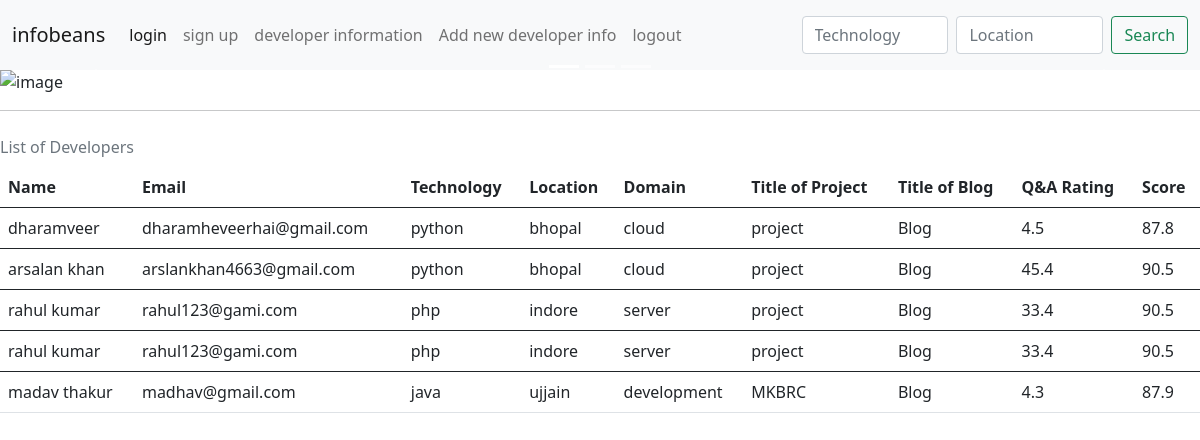
The app's page / (signed in) with its own data.
### home/models.py (models this page shows)
class Addinfo(models.Model):
    name = models.CharField(max_length=50)
    email = models.EmailField(max_length=254)
    tech = models.CharField(max_length=30)
    loc1 = models.CharField(max_length=50)
    domain = models.CharField(max_length=50)
    proj = models.CharField(max_length=50)
    blo1 = models.CharField(max_length=50)
    developer_rating = models.FloatField()
    score = models.FloatField()

### home/views.py (the view)
# urls.py: path("",views.index,name='home'),
def index(request):
     all_developers = Addinfo.objects.all()
     if request.user.is_anonymous:
          return redirect("/login")
     return render(request,"index.html",{'all_developers':all_developers})

### templates/index.html (shortened to what this page needs)
{% extends 'base.html' %}
{% block body %}
<div id="carouselExampleCaptions" class="carousel slide" data-bs-ride="carousel">
  <div class="carousel-indicators">
    <button type="button" data-bs-target="#carouselExampleCaptions" data-bs-slide-to="0" class="active" aria-current="true" aria-label="Slide 1"></button>
    <button type="button" data-bs-target="#carouselExampleCaptions" data-bs-slide-to="1" aria-label="Slide 2"></button>
    <button type="button" data-bs-target="#carouselExampleCaptions" data-bs-slide-to="2" aria-label="Slide 3"></button>
  </div>
  <div class="carousel-inner">
    <div class="carousel-item active">
      <img src="https://source.unsplash.com/WLUHO9A_xik/1600x600" class="d-block w-100" alt="image">
      <div class="carousel-caption d-none d-md-block">
      </div>
    </div>
  </div>
  <button class="carousel-control-prev" type="button" data-bs-target="#carouselExampleCaptions" data-bs-slide="prev">
    <span class="carousel-control-prev-icon" aria-hidden="true"></span>
  </button>
  <button class="carousel-control-next" type="button" data-bs-target="#carouselExampleCaptions" data-bs-slide="next">
    <span class="carousel-control-next-icon" aria-hidden="true"></span>
  </button>
</div>
<hr/>
<table class="table caption-top">
  <caption>List of Developers</caption>
  <thead>
    <tr>
      <th scope="col">Name</th>
      <th scope="col">Email</th>
      <th scope="col">Technology</th>
      <th scope="col">Location</th>
      <th scope="col">Domain</th>
      <th scope="col">Title of Project</th>
      <th scope="col">Title of Blog</th>
      <th scope="col">Q&A Rating</th>
      <th scope="col">Score</th>
    </tr>
  </thead>
{%for dev in all_developers%}
  <tbody>
<tr>
<td>{{dev.name}}</td>
<td>{{dev.email}}</td>
<td>{{dev.tech}}</td>
<td>{{dev.loc1}}</td>
<td>{{dev.domain}}</td>
<td>{{dev.proj}}</td>
<td>{{dev.blo1}}</td>
<td>{{dev.developer_rating}}</td>
<td>{{dev.score}}</td>
</tr>
</tbody>
{%endfor%}
</table>
{% endblock body %}

### templates/base.html (shortened to what this page needs)
<!DOCTYPE html>
<html lang="en">
  <head>
    <link
      href="https://cdn.jsdelivr.net/npm/bootstrap@5.0.0-beta3/dist/css/bootstrap.min.css"
      rel="stylesheet"
    />
  </head>
  <body>
    <nav class="navbar navbar-expand-lg navbar-light bg-light">
      <div class="container-fluid">
        <a class="navbar-brand" href="/">infobeans</a>
        <div class="collapse navbar-collapse" id="navbarSupportedContent">
          <ul class="navbar-nav me-auto mb-2 mb-lg-0">
            <li class="nav-item">
              <a class="nav-link active" aria-current="page" href="login"
                >login</a
              >
            </li>
            <li class="nav-item">
              <a class="nav-link" href="signup">sign up</a>
            </li>
            <li class="nav-item">
              <a class="nav-link" href="devinfo">developer information</a>
            </li>
            <li class="nav-item">
              <a class="nav-link" href="addinfo">Add new developer info</a>
            </li>
            <li class="nav-item">
              <a class="nav-link" href="/logout">logout</a>
            </li>
          </ul>
        </div>
      </div>
      <nav class="navbar navbar-light bg-light">
        <div class="container-fluid">
          <form class="d-flex" method="GET" action="/search" >
            <input class="form-control me-2"  name="q" type="search" placeholder="Technology" aria-label="Search" id="q">
            <input class="form-control me-2"  name="loc" type="search" placeholder="Location" aria-label="Search" id="loc">
            <button class="btn btn-outline-success" type="submit">Search</button>
          </form>
        </div>
      </nav>
    </nav>
    {% block body %}
     {% endblock body %}
  </body>
</html>

### records on screen
Addinfo: name "dharamveer", email "dharamheveerhai@gmail.com", tech "python", loc1 "bhopal", domain "cloud", proj "project", blo1 "Blog", developer_rating "4.5", score "87.8"
Addinfo: name "arsalan khan", email "arslankhan4663@gmail.com", tech "python", loc1 "bhopal", domain "cloud", proj "project", blo1 "Blog", developer_rating "45.4", score "90.5"
Addinfo: name "rahul kumar", email "rahul123@gami.com", tech "php", loc1 "indore", domain "server", proj "project", blo1 "Blog", developer_rating "33.4", score "90.5"
Addinfo: name "rahul kumar", email "rahul123@gami.com", tech "php", loc1 "indore", domain "server", proj "project", blo1 "Blog", developer_rating "33.4", score "90.5"
Addinfo: name "madav thakur", email "madhav@gmail.com", tech "java", loc1 "ujjain", domain "development", proj "MKBRC", blo1 "Blog", developer_rating "4.3", score "87.9"
